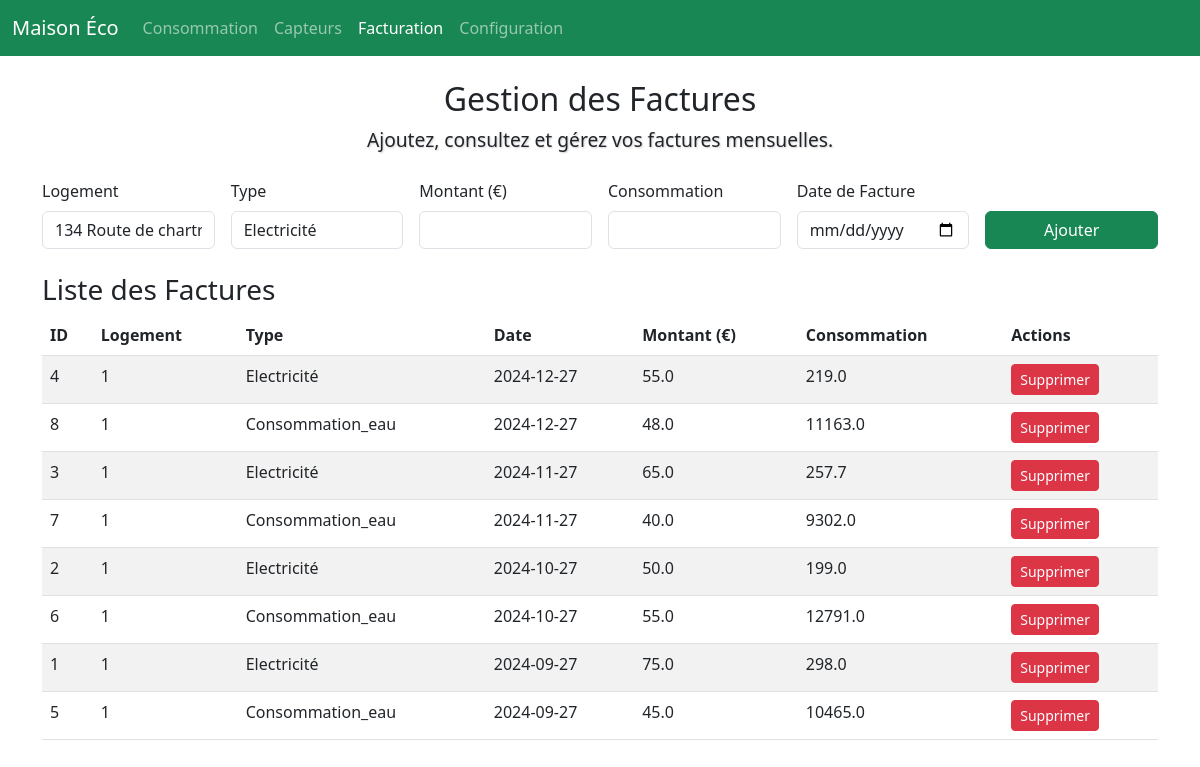
Page /facturation on the committed database.
### tables this page shows
CREATE TABLE facture (id INTEGER PRIMARY KEY AUTOINCREMENT,logement_id INTEGER, type TEXT,date_facture TEXT NOT NULL,montant REAL, valeur_consommation REAL, FOREIGN KEY (logement_id) REFERENCES logement(id));

### backend.py (the view, shortened to what this page needs)
@app.route('/facturation', methods=['GET', 'POST'])
def facturation():
    conn = get_db_connection()
    logements = conn.execute("SELECT * FROM logement").fetchall()
    types_facture = ["Electricité", "Consommation_eau"]
    date_debut = request.args.get('date_debut')
    date_fin = request.args.get('date_fin')
    query = """
        SELECT id, logement_id, type, date_facture, montant, valeur_consommation
        FROM facture
        WHERE 1=1
    """
    params = []
    if date_debut:
        query += " AND date_facture >= ?"
        params.append(date_debut)
    if date_fin:
        query += " AND date_facture <= ?"
        params.append(date_fin)
    query += " ORDER BY date_facture DESC"
    factures = conn.execute(query, params).fetchall()
    conn.close()
    return render_template('facturation.html',
                           logements=logements,
                           types_facture=types_facture,
                           factures=factures,
                           date_debut=date_debut,
                           date_fin=date_fin)

### backend.py (called while the page is built)
def get_db_connection():
    conn = sqlite3.connect(DATABASE_PATH)
    conn.row_factory = sqlite3.Row
    return conn

### templates/facturation.html
{% extends "base.html" %}
{% block content %}
<div class="facturation-container">
    <header class="text-center mb-4">
        <h2>Gestion des Factures</h2>
        <p class="subtitle">Ajoutez, consultez et gérez vos factures mensuelles.</p>
    </header>
    <form method="POST" class="mb-4">
        <div class="row g-3">
            <div class="col-md-2">
                <label for="logement_id" class="form-label">Logement</label>
                <select class="form-control" name="logement_id" required>
                    {% for logement in logements %}
                        <option value="{{ logement.id }}">{{ logement.adresse }}</option>
                    {% endfor %}
                </select>
            </div>
            <div class="col-md-2">
                <label for="type" class="form-label">Type</label>
                <select class="form-control" name="type" required>
                    {% for type in types_facture %}
                        <option value="{{ type }}">{{ type }}</option>
                    {% endfor %}
                </select>
            </div>
            <div class="col-md-2">
                <label for="montant" class="form-label">Montant (€)</label>
                <input type="number" step="0.01" class="form-control" name="montant" required>
            </div>
            <div class="col-md-2">
                <label for="valeur_consommation" class="form-label">Consommation</label>
                <input type="number" step="0.01" class="form-control" name="valeur_consommation" required>
            </div>
            <div class="col-md-2">
                <label for="date_facture" class="form-label">Date de Facture</label>
                <input type="date" class="form-control" name="date_facture" required pattern="\d{4}-\d{2}-\d{2}">
            </div>
            <div class="col-md-2 align-self-end">
                <button type="submit" class="btn btn-success w-100">Ajouter</button>
            </div>
        </div>
    </form>
    <h3>Liste des Factures</h3>
    <table class="table table-striped">
        <thead>
            <tr>
                <th>ID</th>
                <th>Logement</th>
                <th>Type</th>
                <th>Date</th>
                <th>Montant (€)</th>
                <th>Consommation</th>
                <th>Actions</th>
            </tr>
        </thead>
        <tbody>
            {% for facture in factures %}
            <tr>
                <td>{{ facture.id }}</td>
                <td>{{ facture.logement_id }}</td>
                <td>{{ facture.type }}</td>
                <td>{{ facture.date_facture }}</td>
                <td>{{ facture.montant }}</td>
                <td>{{ facture.valeur_consommation }}</td>
                <td>
                    <form method="POST" action="{{ url_for('supprimer_facture', facture_id=facture.id) }}" style="display:inline;">
                        <button type="submit" class="btn btn-danger btn-sm" onclick="return confirm('Voulez-vous vraiment supprimer cette facture ?');">Supprimer</button>
                    </form>
                </td>
            </tr>
            {% endfor %}
        </tbody>
    </table>
</div>
{% endblock %}

### static/css/style.css (style rules this page uses)
.subtitle { font-size: 1.2rem; margin-bottom: 20px; text-shadow: 1px 1px 2px rgba(0, 0, 0, 0.2); }

### rows in the picture
facture: id "4", logement_id "1", type "Electricité", date_facture "2024-12-27", montant "55.0", valeur_consommation "219.0"
facture: id "8", logement_id "1", type "Consommation_eau", date_facture "2024-12-27", montant "48.0", valeur_consommation "11163.0"
facture: id "3", logement_id "1", type "Electricité", date_facture "2024-11-27", montant "65.0", valeur_consommation "257.7"
facture: id "7", logement_id "1", type "Consommation_eau", date_facture "2024-11-27", montant "40.0", valeur_consommation "9302.0"
facture: id "2", logement_id "1", type "Electricité", date_facture "2024-10-27", montant "50.0", valeur_consommation "199.0"
facture: id "6", logement_id "1", type "Consommation_eau", date_facture "2024-10-27", montant "55.0", valeur_consommation "12791.0"
facture: id "1", logement_id "1", type "Electricité", date_facture "2024-09-27", montant "75.0", valeur_consommation "298.0"
facture: id "5", logement_id "1", type "Consommation_eau", date_facture "2024-09-27", montant "45.0", valeur_consommation "10465.0"

### other values in the picture
form field logement_id "134 Route de chartres Bures-sur-yvette 91440"
form field type "Electricité"
